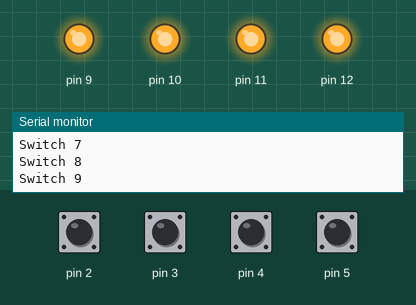
Simulated run of this sketch. Board: Arduino Uno, built with avr-gcc and run on an emulated ATmega328P. Parts: output pins drawn as LEDs (lit = HIGH), the last lines printed to the serial monitor. Inputs (shaded band) come from the test bench; at power-on: pin 2–5 HIGH.

Above: at 1.2 s.
1.3 s: pin 2 pulled LOW for 0.15 s
At 1.4 s:
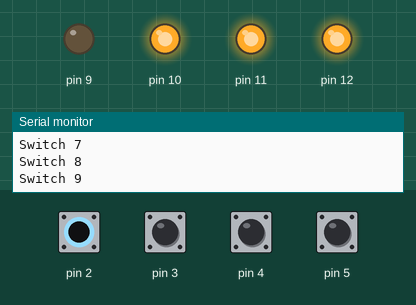
2.9 s: pin 3 pulled LOW for 0.15 s
At 3.0 s:
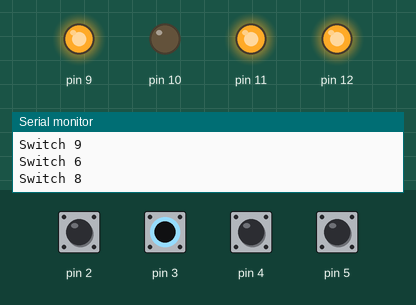
4.5 s: pin 4 pulled LOW for 0.15 s
At 4.6 s:
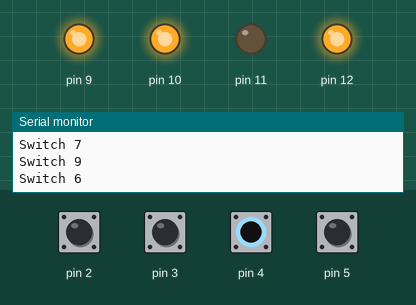
6.1 s: pin 5 pulled LOW for 0.15 s
At 6.2 s:
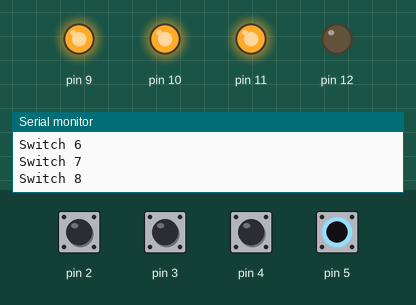
7.7 s: pin 2 driven LOW and pin 3 driven LOW
At 8.6 s:
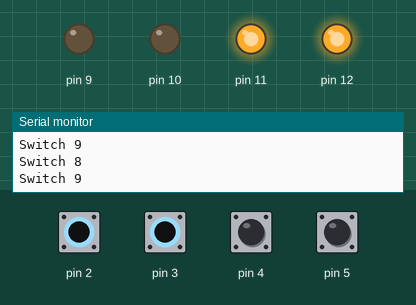
9.2 s: pin 4 pulled LOW for 1 s
At 10.0 s:
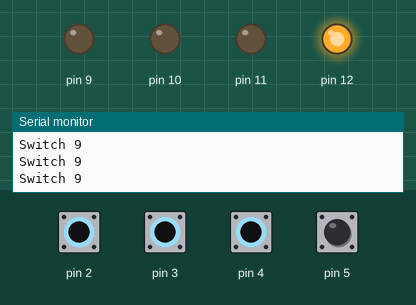
Timing chart, 0 to 12.2 s (numbered marks = the images above; inputs shaded):
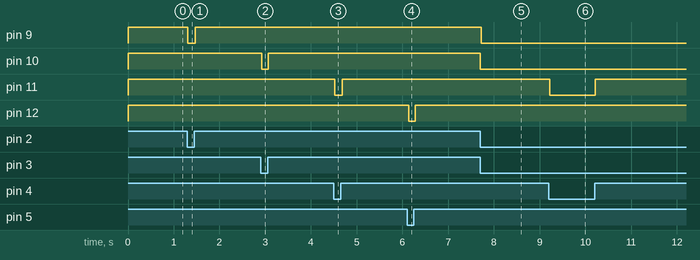

Measured:
- after the input at 1.3 s, pin 9: HIGH → LOW at once, → HIGH 0.17 s later
- after the input at 2.9 s, pin 10: HIGH → LOW at once, → HIGH 0.14 s later
- after the input at 4.5 s, pin 11: HIGH → LOW at once, → HIGH 0.17 s later
- after the input at 6.1 s, pin 12: HIGH → LOW at once, → HIGH 0.14 s later
- after the input at 7.7 s, pin 9, pin 10: HIGH → LOW at once
- after the input at 9.2 s, pin 11: HIGH → LOW at once, → HIGH 1.0 s later

The sketch:

ArduinoTeachingBoard_DIPSwitches.ino
```cpp
void setup() {
  Serial.begin(9600);  // start serial communication at 9600 baud
  for (int i = 2; i != 6; i++) {
    pinMode(i, INPUT_PULLUP);
  }

  pinMode(12, OUTPUT);
  pinMode(11, OUTPUT);
  pinMode(10, OUTPUT);
  pinMode(9, OUTPUT);
}

void loop() {
  for (int j = 2; j != 6; j++) {
    int switchState = digitalRead(j);
    if (switchState) {
      Serial.print("Switch ");
      Serial.println(j + 4);
    }
    digitalWrite(j + 7, switchState);
  }
}
```
